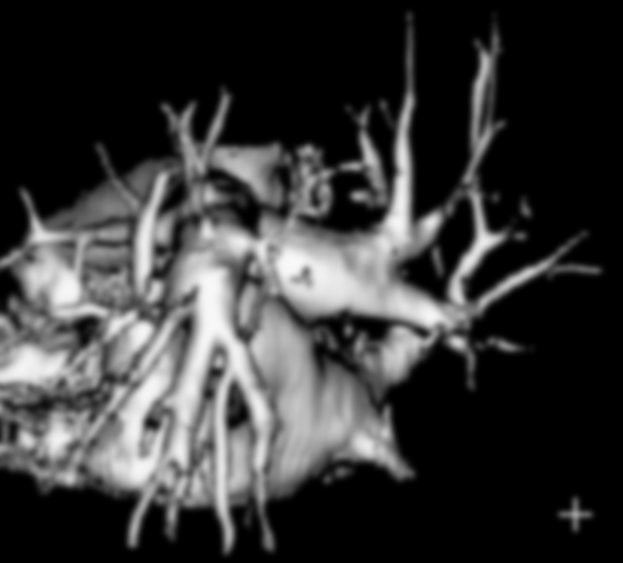
#> input picture heart.jpg, 623 x 563 px, found by its file name
$ python Work8.py
#> lines starting #> are read from the running program, lines starting #| are printed output that depends on the picture
import cv2
import numpy as np
import matplotlib.pyplot as plt

# Import blurred image
blurred_image = cv2.imread('heart.jpg', cv2.IMREAD_GRAYSCALE)
#> blurred_image is the input picture: shape (563, 623); min 0, max 250, mean 55.8

# Create Gaussian kernel
kernel_size = 25
sigma = 2.5
gaussian_kernel = cv2.getGaussianKernel(kernel_size, sigma)
kernel = gaussian_kernel * gaussian_kernel.T

# Kernel use Fourier Transformer
H_uv = np.fft.fft2(kernel, s=blurred_image.shape)
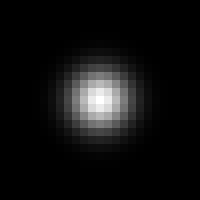
#> kernel: shape (25, 25) float64 (shown 8 times larger); min 2.51e-12, max 0.0255, mean 0.0016; drawn with min black and max white

# Blurred image use Fourier Transformer
G_uv = np.fft.fft2(blurred_image)

# Use Wiener filter
K = 0.001
F_uv = (G_uv / (H_uv + 1e-10)) * (np.abs(H_uv)**2 / (np.abs(H_uv)**2 + K))
F_uv = np.fft.ifftshift(F_uv)
restored_image = np.abs(np.fft.ifft2(F_uv))
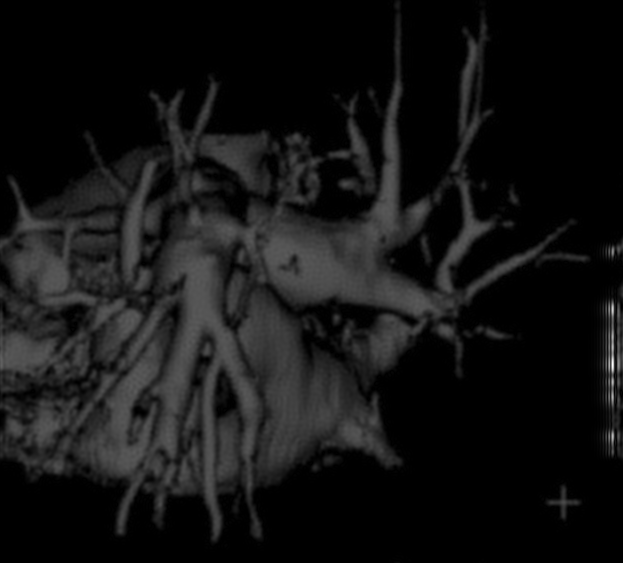
#> restored_image: shape (563, 623) float64; min 2.99e-13, max 737.9, mean 57; drawn with min black and max white

# Rescale the restored image to the range 0-255
restored_image = np.clip(restored_image, 0, 255)
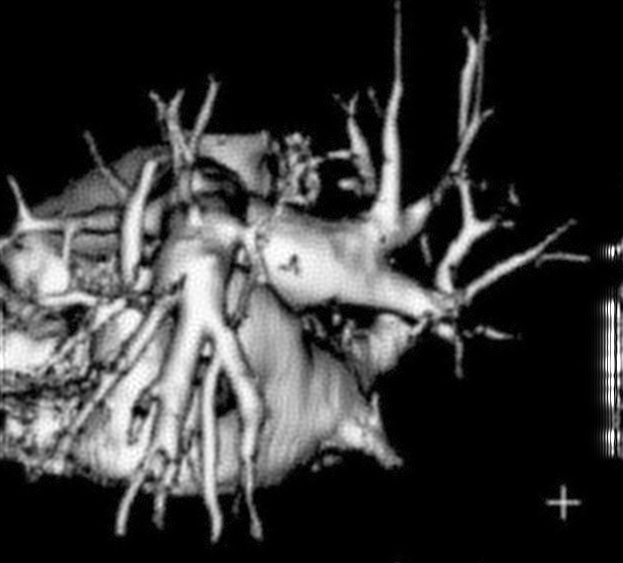
#> restored_image: shape (563, 623) float64; min 2.99e-13, max 255, mean 56.8
restored_image = restored_image.astype(np.uint8)

# Show image
plt.figure(figsize=(15, 5))
plt.subplot(1, 2, 1)
plt.title('Blurred Image')
plt.imshow(blurred_image, cmap='gray')
plt.subplot(1, 2, 2)
plt.title('Restored Image')
plt.imshow(restored_image, cmap='gray')
plt.show()
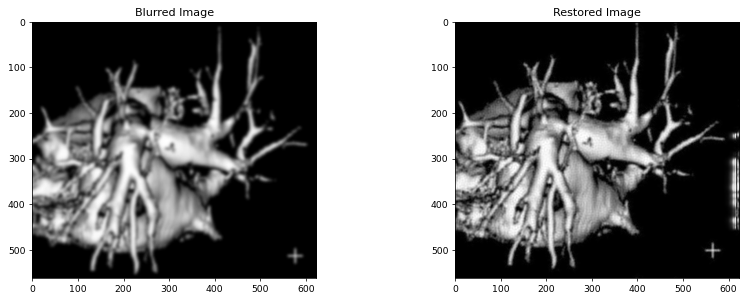
#> figure drawn by matplotlib, 2 panels
